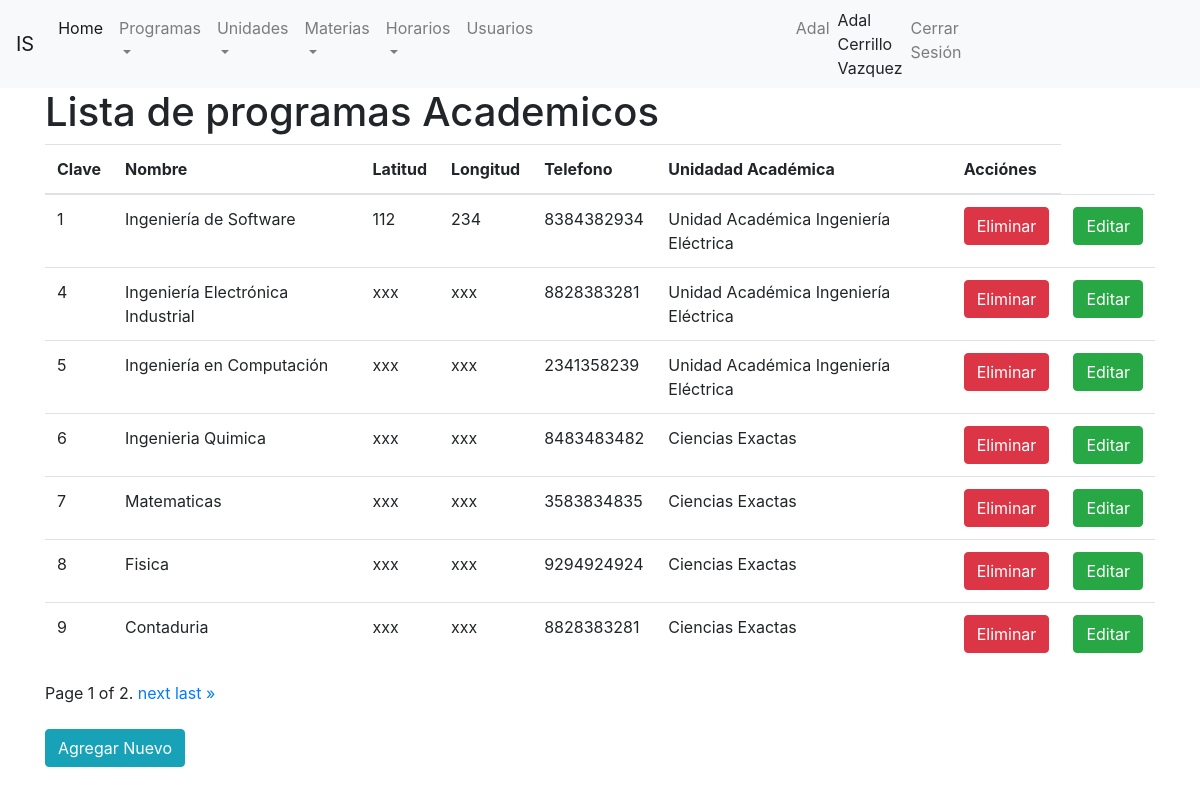
Screenshot of /programas/ (signed in) with the database file from the repository.
### usuarios/models.py (models this page shows)
class Docente(models.Model):
    matricula = models.CharField('Matricula', max_length=50)
    rfc = models.CharField('R.F.C', max_length=13, validators= [rfc_validator])
    nombre = models.CharField(max_length=150)
    apellido_paterno = models.CharField(max_length=150)
    apellido_materno = models.CharField(max_length=150)
    avatar = models.ImageField('Foto de perfil', upload_to = 'perfiles', null=True, blank=True, validators= [imagen_validator])
    usuario = models.OneToOneField(User, verbose_name="Usuario", on_delete= models.CASCADE)
    fecha_nacimiento = models.DateField()
    estado = models.ForeignKey("usuarios.Estado", verbose_name= "Estado", on_delete= models.DO_NOTHING )
    municipio = models.ForeignKey("usuarios.Municipio", verbose_name= "Municipio", on_delete= models.DO_NOTHING )

### unidades_academicas/models.py (models this page shows, shortened)
class ProgramaAcademico(models.Model):
    clave = models.BigAutoField('Clave', primary_key=True)
    nombre = models.CharField('Nombre', max_length=200)
    latitud = models.CharField(max_length=50)
    longitud = models.CharField(max_length=50)
    telefono = models.CharField('Teléfono', max_length=10, blank=True, null=True)
    unidad_academica = models.ForeignKey("UnidadAcademica", \
        verbose_name='Unidad Académica', on_delete=models.DO_NOTHING)

class UnidadAcademica(models.Model):
    nombre = models.CharField('Nombre', max_length=200)
    direccion = models.CharField('Dirección', max_length=350, default='sin dirección')
    def __str__(self):
        return self.nombre

### unidades_academicas/views.py (the view)
@permission_required('materias.permiso_alumno')
def lista_programas(request):
    programas = ProgramaAcademico.objects.all()
    paginator = Paginator(programas, 5)
    page_number = request.GET.get("page")
    page_obj = paginator.get_page(page_number)
    contexto = {'object_list':page_obj, 'page_obj': page_obj,'Programas':programas}
    return render(request, 'lista_programas.html', contexto)

### unidades_academicas/templates/lista_programas.html (shortened to what this page needs)
{% extends 'base.html' %}
{% block contenido %}
<h1> Lista de programas Academicos</h1>
<table class="table">
    <thead>
        <tr>
            <th>Clave</th>
            <th>Nombre</th>
            <th>Latitud</th>
            <th>Longitud</th>
            <th>Telefono</th>
            <th>Unidadad Académica</th>
            <th>Acciónes</th>
        </tr>
    </thead>
    <tbody>
        {% for programa in Programas %}
            <tr>
                <td> {{programa.clave}}</td>
                <td> {{programa.nombre}}</td>
                <td> {{programa.latitud}}</td>
                <td> {{programa.longitud}}</td>
                <td> {{programa.telefono}}</td>
                <td> {{programa.unidad_academica}}</td>
                <td><a class='btn btn-danger' href="{% url 'eliminar_programa' programa.clave %}"> Eliminar </a></td>
                <td><a class= 'btn btn-success' href="{% url 'editar_programa' programa.clave %}"> Editar </a></td>
            </tr>
        {% endfor %}
    </tbody>
</table>
<div class="pagination">
    <span class="step-links">
        <span class="current">
            Page {{ page_obj.number }} of {{ page_obj.paginator.num_pages }}.
        </span>
        {% if page_obj.has_next %}
            <a href="?page={{ page_obj.next_page_number }}">next</a>
            <a href="?page={{ page_obj.paginator.num_pages }}">last &raquo;</a>
        {% endif %}
    </span>
</div>
<br>
<a href="agregar" class="btn btn-info"> Agregar Nuevo</a>
{% endblock contenido %}

### unidades_academicas/templates/base.html (shortened to what this page needs)
{% load static %}
<!DOCTYPE html>
<html lang="en">
<head>
    <link rel="stylesheet" href="{% static 'css/bootstrap.min.css' %}">
</head>
<body>
    <nav class="navbar navbar-expand-lg navbar-light bg-light">
        <a class="navbar-brand" href="#">IS</a>
        <div class="collapse navbar-collapse" id="navbarSupportedContent">
          <ul class="navbar-nav mr-auto">
            <li class="nav-item active">
                <a class="nav-link" href="{% url 'home' %}">Home <span class="sr-only">(current)</span></a>
              </li>
            {% if 'materias.permiso_admin' in perms %}
                {% include 'menu_administradores.html' %}
            {% elif 'materias.permiso_docente' in perms %}
                {% include 'menu_docentes.html' %}
            {% elif 'materias.permiso_alumno' in perms %}
                {% include 'menu_alumnos.html' %}
            {% endif %}
                <a class="nav-link" href="{% url 'perfilDocente' %}">{{user}}</a>
                {% if user.docente %}
                    {{user.docente.nombre}} {{user.docente.apellido_paterno}} {{user.docente.apellido_materno}}
                {% elif user.alumno %}
                    {{user.alumno.nombre}} {{user.alumno.apellido_paterno}} {{user.alumno.apellido_materno}}
                {% else %}
                    Aún no registras tus datos personales
                {% endif %}
              <li class="nav-item-dropdown">
                <a class="nav-link" href="{% url 'logout' %}">Cerrar Sesión</a>
              </li>
          </ul>
        </div>
      </nav>
    <div class="container">
        {% block contenido %}
        {% endblock contenido %}
    </div>
</body>
</html>

### rows the page displays
ProgramaAcademico: clave "1", nombre "Ingeniería de Software", latitud "112", longitud "234", telefono "8384382934", unidad_academica "Unidad Académica Ingeniería Eléctrica"
ProgramaAcademico: clave "4", nombre "Ingeniería Electrónica Industrial", latitud "xxx", longitud "xxx", telefono "8828383281", unidad_academica "Unidad Académica Ingeniería Eléctrica"
ProgramaAcademico: clave "5", nombre "Ingeniería en Computación", latitud "xxx", longitud "xxx", telefono "2341358239", unidad_academica "Unidad Académica Ingeniería Eléctrica"
ProgramaAcademico: clave "6", nombre "Ingenieria Quimica", latitud "xxx", longitud "xxx", telefono "8483483482", unidad_academica "Ciencias Exactas"
ProgramaAcademico: clave "7", nombre "Matematicas", latitud "xxx", longitud "xxx", telefono "3583834835", unidad_academica "Ciencias Exactas"
ProgramaAcademico: clave "8", nombre "Fisica", latitud "xxx", longitud "xxx", telefono "9294924924", unidad_academica "Ciencias Exactas"
ProgramaAcademico: clave "9", nombre "Contaduria", latitud "xxx", longitud "xxx", telefono "8828383281", unidad_academica "Ciencias Exactas"

### other values shown
{{ user }} "Adal"
{{ user.docente.nombre }} "Adal"
{{ user.docente.apellido_paterno }} "Cerrillo"
{{ user.docente.apellido_materno }} "Vazquez"
{{ page_obj.number }} "1"
{{ page_obj.paginator.num_pages }} "2"
